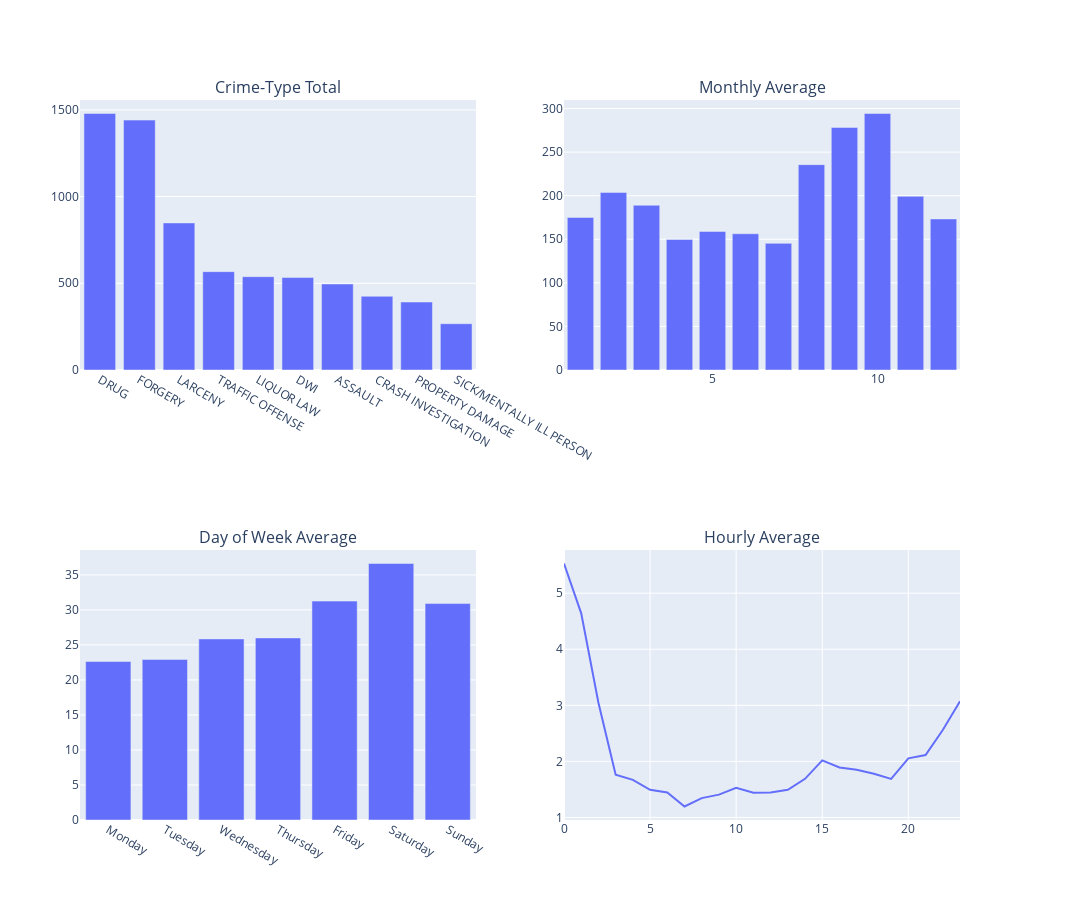

Write notebook code for a chart like this one.
### Markdown cell above
## Conclusion

What are the crime trends in and around the MU campus area? After wrangling the data, the following trends became clear: 
- drugs, forgery, and larceny are the most common types of crimes 
- a significant amount of criminal activity occurrs around the University Hospital, 901 Virginia Ave parking garage, and the 309 Hitt St parking garage
- crime is seasonal with a large spike from August to October followed by steep declines in April and December
- Friday through Sunday have the most crime with a large decline on Monday
- most crimes occur from 9 p.m. - 12 a.m., but by 3 a.m. there is a sharp drop in crimes

For prediction,

### Code cell
fig.show()

### Figure 1 — Plotly figure (JSON) as saved in the notebook; plotly's stock layout.template omitted (floating-point values rounded to 4 significant figures)
{"data": [{"alignmentgroup": "True", "customdata": [["Crime-Type: DRUG <br>Total Incidents: 1479"], ["Crime-Type: FORGERY<br>Total Incidents: 1441"], ["Crime-Type: LARCENY <br>Total Incidents: 848"], ["Crime-Type: TRAFFIC OFFENSE<br>Total Incidents: 567"], ["Crime-Type: LIQUOR LAW<br>Total Incidents: 538"], ["Crime-Type: DWI<br>Total Incidents: 533"], ["Crime-Type: ASSAULT<br>Total Incidents: 496"], ["Crime-Type: CRASH INVESTIGATION<br>Total Incidents: 425"], ["Crime-Type: PROPERTY DAMAGE<br>Total Incidents: 392"], ["Crime-Type: SICK/MENTALLY ILL PERSON<br>Total Incidents: 267"]], "hovertemplate": "%{customdata[0]}", "legendgroup": "", "marker": {"color": "#636efa", "pattern": {"shape": ""}}, "name": "", "offsetgroup": "", "orientation": "v", "showlegend": false, "textposition": "auto", "type": "bar", "x": ["DRUG ", "FORGERY", "LARCENY ", "TRAFFIC OFFENSE", "LIQUOR LAW", "DWI", "ASSAULT", "CRASH INVESTIGATION", "PROPERTY DAMAGE", "SICK/MENTALLY ILL PERSON"], "xaxis": "x", "y": [1479, 1441, 848, 567, 538, 533, 496, 425, 392, 267], "yaxis": "y"}, {"alignmentgroup": "True", "customdata": [["Month: 1<br>Avg Num Incidents: 175.0"], ["Month: 2<br>Avg Num Incidents: 203.8"], ["Month: 3<br>Avg Num Incidents: 189.0"], ["Month: 4<br>Avg Num Incidents: 149.8"], ["Month: 5<br>Avg Num Incidents: 159.0"], ["Month: 6<br>Avg Num Incidents: 156.3"], ["Month: 7<br>Avg Num Incidents: 145.3"], ["Month: 8<br>Avg Num Incidents: 235.7"], ["Month: 9<br>Avg Num Incidents: 278.3"], ["Month: 10<br>Avg Num Incidents: 294.3"], ["Month: 11<br>Avg Num Incidents: 199.3"], ["Month: 12<br>Avg Num Incidents: 173.3"]], "hovertemplate": "%{customdata[0]}", "legendgroup": "", "marker": {"color": "#636efa", "pattern": {"shape": ""}}, "name": "", "offsetgroup": "", "orientation": "v", "showlegend": false, "textposition": "auto", "type": "bar", "x": [1, 2, 3, 4, 5, 6, 7, 8, 9, 10, 11, 12], "xaxis": "x2", "y": [175, 203.8, 189, 149.8, 159, 156.3, 145.3, 235.7, 278.3, 294.3, 199.3, 173.3], "yaxis": "y2"}, {"alignmentgroup": "True", "customdata": [["Day of Week: Friday<br>Avg Num of Crimes: 31.3"], ["Day of Week: Monday<br>Avg Num of Crimes: 22.6"], ["Day of Week: Saturday<br>Avg Num of Crimes: 36.6"], ["Day of Week: Sunday<br>Avg Num of Crimes: 30.9"], ["Day of Week: Thursday<br>Avg Num of Crimes: 26.0"], ["Day of Week: Tuesday<br>Avg Num of Crimes: 22.9"], ["Day of Week: Wednesday<br>Avg Num of Crimes: 25.9"]], "hovertemplate": "%{customdata[0]}", "legendgroup": "", "marker": {"color": "#636efa", "pattern": {"shape": ""}}, "name": "", "offsetgroup": "", "orientation": "v", "showlegend": false, "textposition": "auto", "type": "bar", "x": ["Friday", "Monday", "Saturday", "Sunday", "Thursday", "Tuesday", "Wednesday"], "xaxis": "x3", "y": [31.26, 22.63, 36.63, 30.91, 26, 22.93, 25.86], "yaxis": "y3"}, {"customdata": [["Hour of Day: 0<br>Avg Num Incidents: 5.5"], ["Hour of Day: 1<br>Avg Num Incidents: 4.6"], ["Hour of Day: 2<br>Avg Num Incidents: 3.0"], ["Hour of Day: 3<br>Avg Num Incidents: 1.8"], ["Hour of Day: 4<br>Avg Num Incidents: 1.7"], ["Hour of Day: 5<br>Avg Num Incidents: 1.5"], ["Hour of Day: 6<br>Avg Num Incidents: 1.4"], ["Hour of Day: 7<br>Avg Num Incidents: 1.2"], ["Hour of Day: 8<br>Avg Num Incidents: 1.3"], ["Hour of Day: 9<br>Avg Num Incidents: 1.4"], ["Hour of Day: 10<br>Avg Num Incidents: 1.5"], ["Hour of Day: 11<br>Avg Num Incidents: 1.4"], ["Hour of Day: 12<br>Avg Num Incidents: 1.4"], ["Hour of Day: 13<br>Avg Num Incidents: 1.5"], ["Hour of Day: 14<br>Avg Num Incidents: 1.7"], ["Hour of Day: 15<br>Avg Num Incidents: 2.0"], ["Hour of Day: 16<br>Avg Num Incidents: 1.9"], ["Hour of Day: 17<br>Avg Num Incidents: 1.9"], ["Hour of Day: 18<br>Avg Num Incidents: 1.8"], ["Hour of Day: 19<br>Avg Num Incidents: 1.7"], ["Hour of Day: 20<br>Avg Num Incidents: 2.1"], ["Hour of Day: 21<br>Avg Num Incidents: 2.1"], ["Hour of Day: 22<br>Avg Num Incidents: 2.6"], ["Hour of Day: 23<br>Avg Num Incidents: 3.1"]], "hovertemplate": "%{customdata[0]}", "legendgroup": "", "line": {"color": "#636efa", "dash": "solid"}, "marker": {"symbol": "circle"}, "mode": "lines", "name": "", "orientation": "v", "showlegend": false, "type": "scatter", "x": [0, 1, 2, 3, 4, 5, 6, 7, 8, 9, 10, 11, 12, 13, 14, 15, 16, 17, 18, 19, 20, 21, 22, 23], "xaxis": "x4", "y": [5.53, 4.64, 3.047, 1.761, 1.67, 1.494, 1.444, 1.195, 1.345, 1.407, 1.528, 1.443, 1.447, 1.492, 1.689, 2.018, 1.892, 1.851, 1.78, 1.687, 2.055, 2.112, 2.559, 3.071], "yaxis": "y4"}], "layout": {"annotations": [{"font": {"size": 16}, "showarrow": false, "text": "Crime-Type Total", "x": 0.225, "xanchor": "center", "xref": "paper", "y": 1, "yanchor": "bottom", "yref": "paper"}, {"font": {"size": 16}, "showarrow": false, "text": "Monthly Average", "x": 0.775, "xanchor": "center", "xref": "paper", "y": 1, "yanchor": "bottom", "yref": "paper"}, {"font": {"size": 16}, "showarrow": false, "text": "Day of Week Average", "x": 0.225, "xanchor": "center", "xref": "paper", "y": 0.375, "yanchor": "bottom", "yref": "paper"}, {"font": {"size": 16}, "showarrow": false, "text": "Hourly Average", "x": 0.775, "xanchor": "center", "xref": "paper", "y": 0.375, "yanchor": "bottom", "yref": "paper"}], "height": 900, "width": 1200, "xaxis": {"anchor": "y", "autorange": true, "domain": [0, 0.45], "range": [-0.5, 9.5], "type": "category"}, "xaxis2": {"anchor": "y2", "autorange": true, "domain": [0.55, 1], "range": [0.5, 12.5], "type": "linear"}, "xaxis3": {"anchor": "y3", "autorange": true, "categoryarray": ["Monday", "Tuesday", "Wednesday", "Thursday", "Friday", "Saturday", "Sunday"], "categoryorder": "array", "domain": [0, 0.45], "range": [-0.5, 6.5], "type": "category"}, "xaxis4": {"anchor": "y4", "autorange": true, "domain": [0.55, 1], "range": [0, 23], "type": "linear"}, "yaxis": {"anchor": "x", "autorange": true, "domain": [0.625, 1], "range": [0, 1557.0], "type": "linear"}, "yaxis2": {"anchor": "x2", "autorange": true, "domain": [0.625, 1], "range": [0, 309.8], "type": "linear"}, "yaxis3": {"anchor": "x3", "autorange": true, "domain": [0, 0.375], "range": [0, 38.56], "type": "linear"}, "yaxis4": {"anchor": "x4", "autorange": true, "domain": [0, 0.375], "range": [0.9543, 5.771], "type": "linear"}}}
